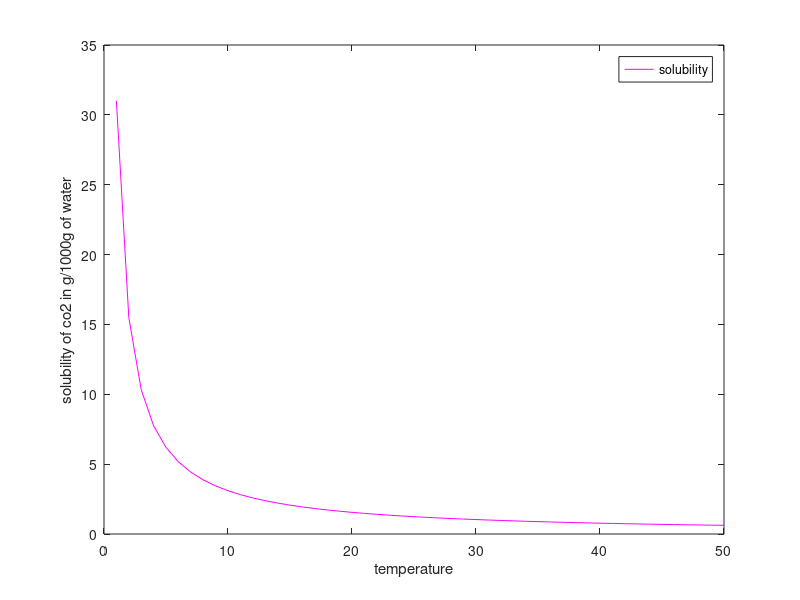
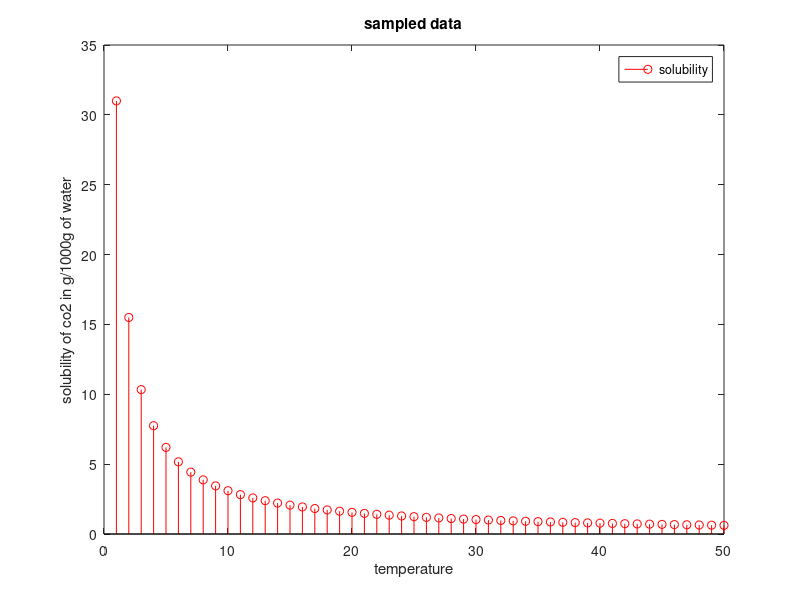
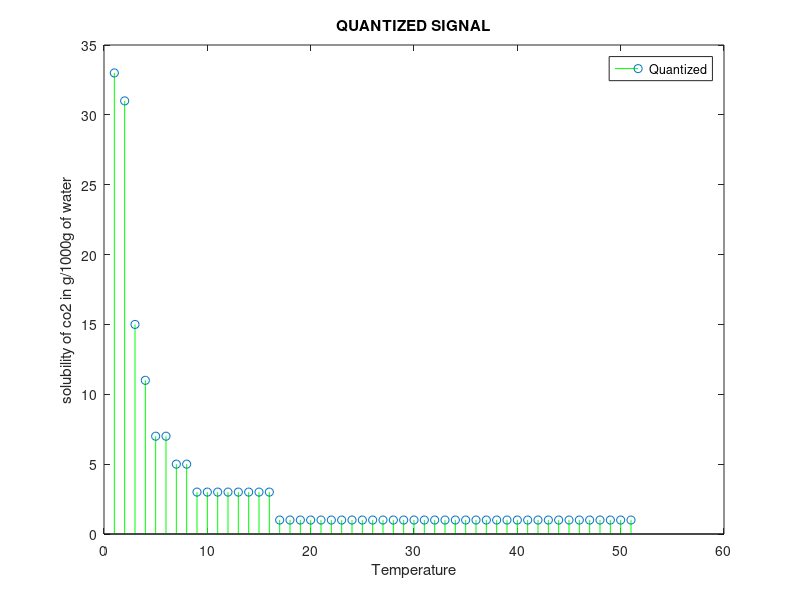
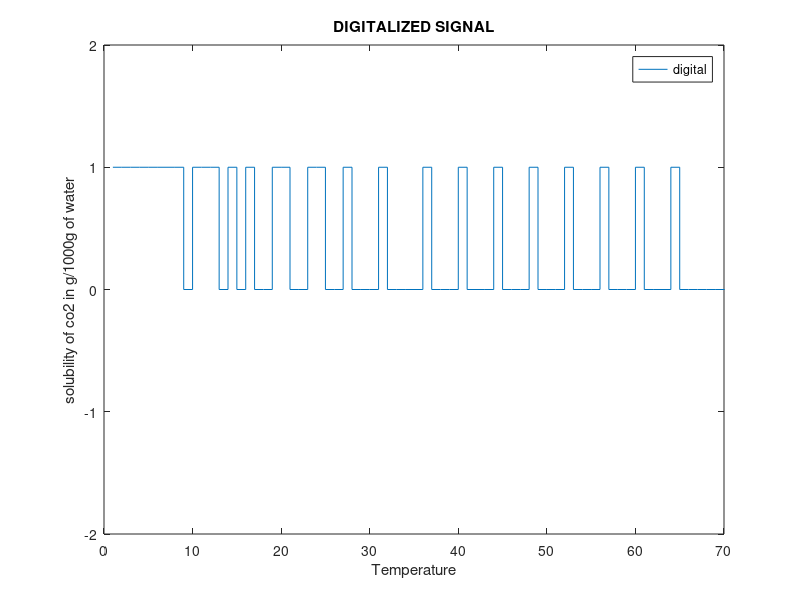

Recreate these plots in MATLAB, in order.
clc;%clears the command window
clear all;%clears the workspace 
close all;%closes all the plots 
k=3.1.*10^1;%hendry'sconstant
fs=1;%sampling frequency 
temp=0:1/fs:50%Temperature from 0(degree celsius)to 50(degree celsius) with increment of 1.
l=length(temp);% length of the no of temperature values 
for i=1:l
    sol(i)=k*(1/temp(i));%calculating the value of the solubility of the co2 with respect to temperature 
end
figure(1)
plot(temp,sol,'m')%plot the relation between the temperature and solubility of co2 ,verifying as it follows non-linear characteristics
xlabel('temperature');
ylabel('solubility of co2 in g/1000g of water');
legend('solubility');
figure(2)
stem(temp,sol,'r')%plot the relation between the temperature and solubility of co2 ,verifying as it follows non-linear characteristics
xlabel('temperature');
ylabel('solubility of co2 in g/1000g of water');
legend('solubility');
title('sampled data')
n1=4;%assigning number of bits per sample
L=2^n1;%length
xmax=32;%maximum value in the range
xmin=0;%minimum value in the range
del=(xmax-xmin)/L; %calculating the delta value 
partition=xmin:del:xmax% partition is used to define the range for the Quantization levels
codebook=xmin-(del/2):del:xmax+(del/2); % The vector of output assigned to each partition
[index,quants]=quantiz(sol,partition,codebook);%quantiz is inbuilt function which is used to quantize the signal
% gives rounded off values of the samples
%The quantized value is represented by its assigned decimal value given by index from the quantiz function.
figure(3)
stem(quants,"color",'g');%plotting of quantized signal for quants values
title('QUANTIZED SIGNAL');
xlabel('Temperature');
ylabel('solubility of co2 in g/1000g of water');
legend('Quantized');
% NORMALIZATION  OF THE QUANTIZED SIGNAL
l1=length(index); % to convert 1 to n as 0 to n-1 indicies
for i=1:l1
if (index(i)~=0)
index(i)=index(i)-1;
end
end
l2=length(quants);
for i=1:l2 % to convert the end representation levels within the range.
if(quants(i)==xmin-(del/2))
quants(i)=xmin+(del/2);
end
if(quants(i)==xmax+(del/2))
quants(i)=xmax-(del/2);
end
end
% ENCODING THE NORMALIZED QUANTS SIGNAL
code=de2bi(quants,'left-msb'); % DECIMAL TO BINANRY CONV OF INDICIES
%The output of de2bi can be formatted to have the MSB of the binary code either to the right or the left. This is set as a flag in the usage.
%Always use the Always use the 'left-msb' flag  as it is the more easily recognized representationleft-msb’ flag in our lab as it is the more easily recognized representation
k=1;
for i=1:l1 % to convert column vector to row vector
for j=1:n1
coded(k)=code(i,j);
j=j+1;
k=k+1;
end
i=i+1;
end
figure(4);
stairs(coded);%plot of digitalized signal
xlim([0,70])% limiting the range upto the values
ylim([-2,2])%limiting the y-axis range in between -2 to 2
title('DIGITALIZED SIGNAL');
xlabel('Temperature');
ylabel('solubility of co2 in g/1000g of water');
legend('digital');
%Demodulation
code1=reshape(coded,n1,(length(coded)/n1));
index1=bi2de(code1,'left-msb');
demod=del*index+xmin+(del/2);
figure(5);
plot(demod,'r');
title('DEMODULATAED SIGNAL');
xlabel('Temperature');
ylabel('solubility of co2 in g/1000g of water');
legend('demodulated signal');

